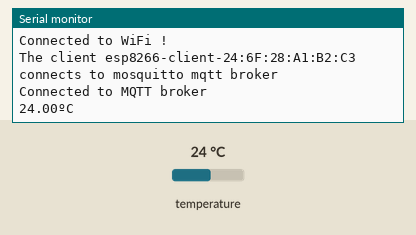
Simulated run of this sketch. Board: ESP8266 (NodeMCU). Shown: the last lines printed to the serial monitor. The inputs (shaded band) are chosen by the test bench; at power-on: temperature 24 °C. WiFi joins after 1.5 s; servers stay silent unless stated; no MQTT or app messages arrive unless stated.

Above: at 2.7 s.
2.8 s: temperature set to 12 °C
At 6.2 s:
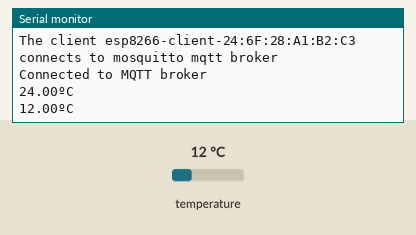
6.5 s: temperature set to 19 °C
At 8.4 s:
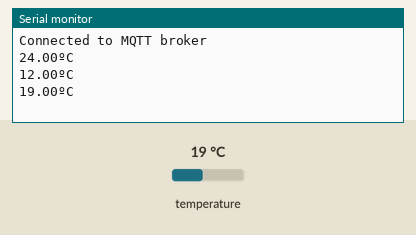
Timing chart, 0 to 9.9 s (numbered marks = the images above; inputs shaded):
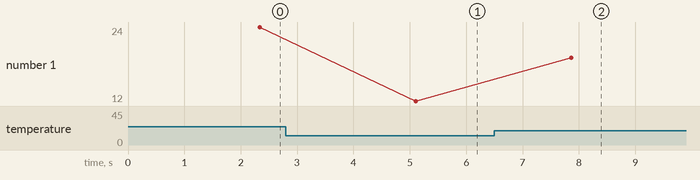

Measured:
- after the input at 2.8 s, the serial monitor: prints a new line after 2.3 s (image 1)
- after the input at 6.5 s, the serial monitor: prints a new line after 1.4 s (image 2)
- plotted number 1: 24 → 12 after the input at 2.8 s, 12 → 19 after the input at 6.5 s

The sketch:

tempsense.ino
```cpp
#include <OneWire.h>
#include <DallasTemperature.h>
#include <ESP8266WiFi.h>
#include <PubSubClient.h>
#include <stdlib.h>

// GPIO where the DS18B20 is connected to
#define DS_GPIO_PIN 4

// WiFi things
const char *ssid = "23";
const char *password = "Cookies_007";

// MQTT Things
const char *mqtt_broker = "192.168.1.12";
const char *topic = "iot/temp";
const int mqtt_port = 1883;

// Wifi client
WiFiClient espClient;
PubSubClient client(espClient);

// Setup a oneWire instance to communicate with any OneWire devices
OneWire oneWire(DS_GPIO_PIN);

// Pass our oneWire reference to Dallas Temperature sensor
DallasTemperature sensors(&oneWire);

void setup() {
  // Start the Serial Monitor
  Serial.begin(115200);
  // Start the DS18B20 sensor
  sensors.begin();

  // connect to wifi
  WiFi.begin(ssid, password);
  while (WiFi.status() != WL_CONNECTED)
  {
    delay(500);
    Serial.println("Connecting to WiFi....");
  }

  Serial.println("Connected to WiFi !");

  // connect to broker
  client.setServer(mqtt_broker, mqtt_port);
  //client.setCallback(callback);


  while (!client.connected())
  {
    String client_id = "esp8266-client-";
    client_id += String(WiFi.macAddress());

    Serial.printf("The client %s connects to mosquitto mqtt broker\n", client_id.c_str());

    if (client.connect(client_id.c_str()))
    {
      Serial.println("Connected to MQTT broker");
    }
    else
    {
      Serial.print("failed with ");
      Serial.print(client.state());
      delay(2000);
    }
  }
}

void loop() {
  sensors.requestTemperatures();
  float temperatureC = sensors.getTempCByIndex(0);
  Serial.print(temperatureC);
  char buffer[64];
  snprintf(buffer, sizeof buffer, "%f", temperatureC);
  client.publish(topic, buffer);
  Serial.println("ºC");
  delay(2000);
}
```
